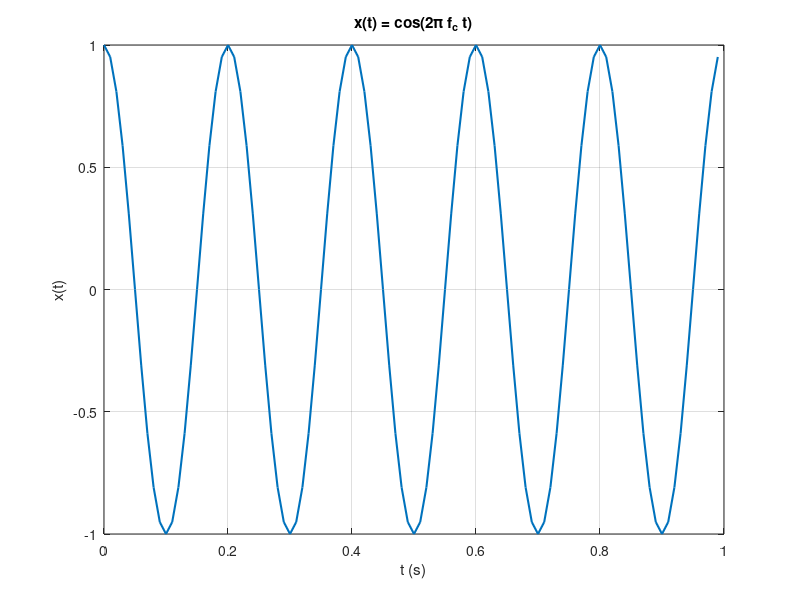
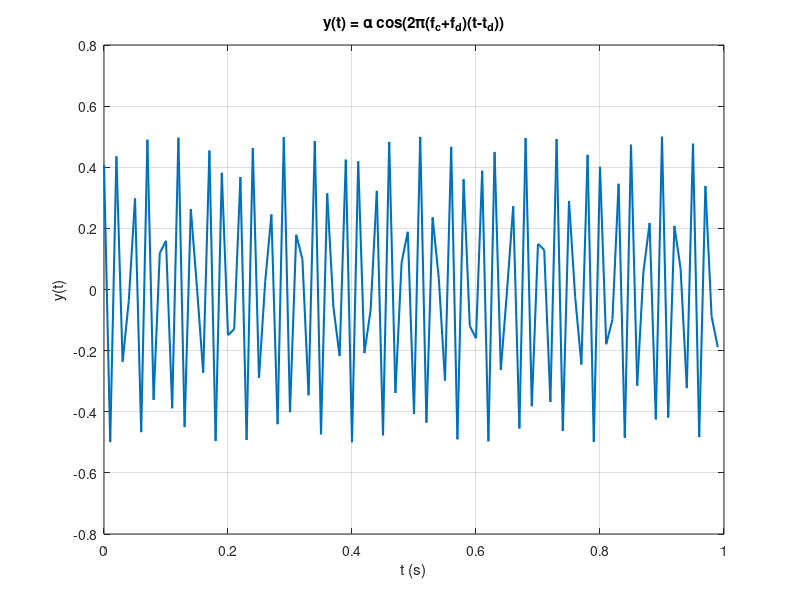
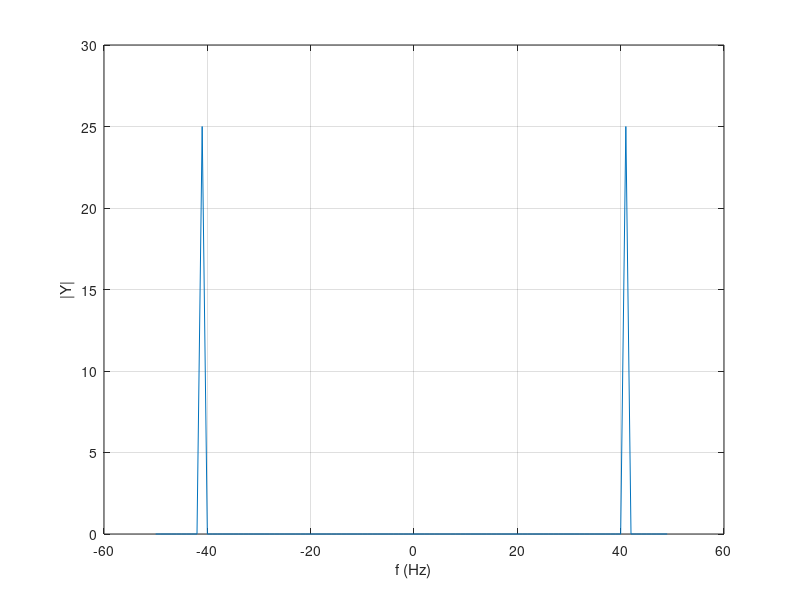
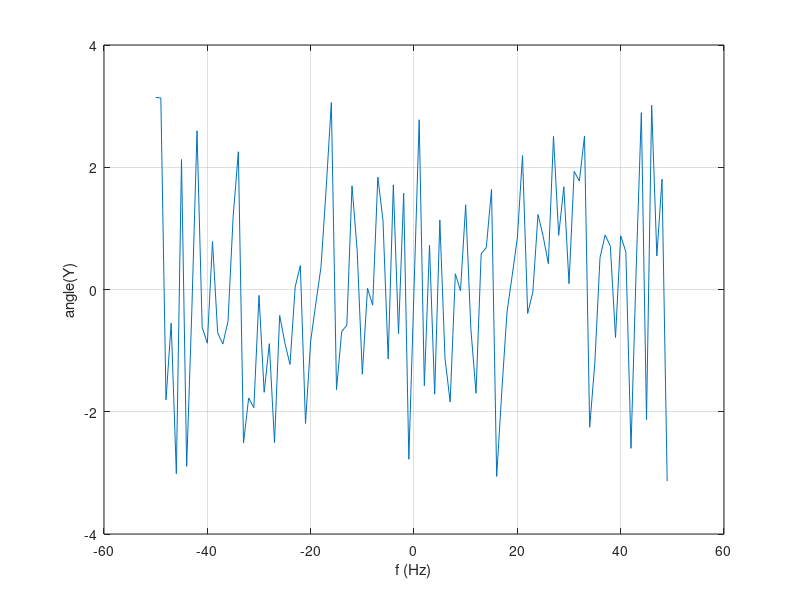

Source code (MATLAB) for these figures, in order: (Note: this script raises an error after producing the figures.)
%1.1
clc; clear; close all;

fc = 5;
fs = 100;
tstart = 0;
tend = 1;

Ts = 1/fs;
t = tstart : Ts : (tend - Ts);

x = cos(2*pi*fc*t);

figure;
plot(t, x, 'LineWidth', 1.5);
grid on;
xlabel('t (s)');
ylabel('x(t)');
title('x(t) = cos(2\pi f_c t)');





%1.2
fc = 5;
fs = 100;
tstart = 0;
tend = 1;

alpha = 0.5;
beta = 0.3;
V = 180;
R = 250;

c0 = 3e5;
rho = 2/c0;

fd = beta*V;
td = rho*R;

Ts = 1/fs;
t = tstart:Ts:(tend-Ts);

y = alpha*cos(2*pi*(fc+fd).*(t-td));

figure;
plot(t, y, 'LineWidth', 1.5);
grid on;
xlabel('t (s)');
ylabel('y(t)');
title('y(t) = \alpha cos(2\pi(f_c+f_d)(t-t_d))');






%1.3
fc = 5;
fs = 100;
T  = 1;

alpha = 0.5;
beta  = 0.3;

V0 = 180;
R0 = 250;

c0  = 3e5;
rho = 2/c0;

t  = 0:1/fs:(T-1/fs);
N  = numel(t);

fd0 = beta*V0;
td0 = rho*R0;

y = alpha*cos(2*pi*(fc+fd0).*(t-td0));

Y = fftshift(fft(y));
f = (-N/2:N/2-1)*(fs/N);

pos = find(f > 0);
[~,ii] = max(abs(Y(pos)));
k = pos(ii);
fpk = f(k);

cand = [fpk, fs-fpk];
if abs(cand(1)-cand(2)) < 1e-9
    cand = cand(1);
end

best.err = inf;

for f0 = cand
    C = [cos(2*pi*f0*t(:)) sin(2*pi*f0*t(:))];
    p = C\y(:);
    a = p(1); b = p(2);

    A   = hypot(a,b);
    phi = atan2(-b,a);

    td = mod(-phi/(2*pi*f0), 1/f0);

    yh = A*cos(2*pi*f0*(t-td));
    e  = mean((y - yh).^2);

    if e < best.err
        best.err = e;
        best.f   = f0;
        best.phi = phi;
        best.td  = td;
        best.A   = A;
    end
end

f_new   = best.f;
phi_new = best.phi;
t_d     = best.td;

V_hat = (f_new - fc)/beta;
R_hat = t_d/rho;

fprintf('f_new   = %.6f Hz\n', f_new);
fprintf('phi_new = %.6f rad\n', phi_new);
fprintf('t_d     = %.9f s\n', t_d);
fprintf('V_hat   = %.6f km/h\n', V_hat);
fprintf('R_hat   = %.6f km\n', R_hat);

figure; plot(f, abs(Y)); grid on; xlabel('f (Hz)'); ylabel('|Y|');
figure; plot(f, angle(Y)); grid on; xlabel('f (Hz)'); ylabel('angle(Y)');






%1.4
rng(1);

fc = 5;
fs = 120;
T  = 1;

alpha = 0.5;
beta  = 0.3;

Vtrue = 180;
Rtrue = 250;

c0  = 3e5;
rho = 2/c0;

t = 0:1/fs:(T-1/fs);

fd = beta*Vtrue;
td = rho*Rtrue;

y = alpha*cos(2*pi*(fc+fd).*(t-td));

sigRms = sqrt(mean(y.^2));
sigmaList = sigRms * [0 0.01 0.02 0.04 0.06 0.08 0.10 0.30 0.40 0.60 0.80 1.00 9.00];

out = zeros(numel(sigmaList), 6);

for i = 1:numel(sigmaList)
    sigma = sigmaList(i);

    yN = y + sigma*randn(size(y));

    [Vhat, Rhat, fnew, tdHat] = estVR_noalias(yN, t, fs, fc, beta, rho);

    eV = abs(Vhat - Vtrue)/abs(Vtrue);
    eR = abs(Rhat - Rtrue)/abs(Rtrue);

    out(i,:) = [sigma, Vhat, Rhat, eV, eR, fnew];
end

disp(array2table(out, 'VariableNames', {'sigma','V_hat','R_hat','relErrV','relErrR','f_new'}));

figure; plot(out(:,1), out(:,4), 'o-'); grid on;
xlabel('sigma'); ylabel('relErr(V)');

figure; plot(out(:,1), out(:,5), 'o-'); grid on;
xlabel('sigma'); ylabel('relErr(R)');

function [Vhat, Rhat, fnew, td] = estVR_noalias(y, t, fs, fc, beta, rho)
    N = numel(t);

    Y = fftshift(fft(y));
    f = (-N/2:N/2-1)*(fs/N);

    ip = find(f > 0);
    [~,im] = max(abs(Y(ip)));
    k = ip(im);

    fnew = f(k);
    if fnew < 1e-9
        fnew = 1e-9;
    end

    C = [cos(2*pi*fnew*t(:)) sin(2*pi*fnew*t(:))];
    p = C\y(:);

    a = p(1);
    b = p(2);

    A = hypot(a,b);
    phi = atan2(-b,a);

    td = mod(-phi/(2*pi*fnew), 1/fnew);

    Vhat = (fnew - fc)/beta;
    Rhat = td/rho;
end







%1.5
fc = 5;
fs = 100;
t = 0:1/fs:(1-1/fs);

beta = 0.3;

R1 = 250; V1 = 180; a1 = 0.5;
R2 = 200; V2 = 216; a2 = 0.6;

c0 = 3e5;
rho = 2/c0;

fd1 = beta*V1;
fd2 = beta*V2;

td1 = rho*R1;
td2 = rho*R2;

y = a1*cos(2*pi*(fc+fd1).*(t-td1)) + a2*cos(2*pi*(fc+fd2).*(t-td2));

figure;
plot(t, y, 'LineWidth', 1.5);
grid on;
xlabel('t (s)');
ylabel('y(t)');
title('Received signal: sum of two echoes');







%1.6
rng(1);

fc = 5;
fs = 100;
T  = 1;

beta = 0.3;

c0  = 3e5;
rho = 2/c0;

t = 0:1/fs:(T-1/fs);

R1 = 250; V1 = 180; A1 = 0.5;
R2 = 200; V2 = 216; A2 = 0.6;

fd1 = beta*V1;  td1 = rho*R1;
fd2 = beta*V2;  td2 = rho*R2;

y = A1*cos(2*pi*(fc+fd1).*(t-td1)) + A2*cos(2*pi*(fc+fd2).*(t-td2));

Nfft = 16384;

Y = fft(y, Nfft);
f = (0:Nfft/2)*fs/Nfft;
mag = abs(Y(1:Nfft/2+1));
mag(1) = 0;

pk = find(mag(2:end-1) > mag(1:end-2) & mag(2:end-1) >= mag(3:end)) + 1;
if numel(pk) < 2
    [~,ix] = sort(mag,'descend');
    pk = ix(1:2);
end

[~,ord] = sort(mag(pk),'descend');
pk = pk(ord);

k1 = pk(1);
k2 = pk(find(abs(pk - k1) >= 10, 1, 'first'));
if isempty(k2)
    k2 = pk(2);
end

df = fs/Nfft;

f1obs = quad_refine(f, mag, k1, df);
f2obs = quad_refine(f, mag, k2, df);

C = [cos(2*pi*f1obs*t(:)) sin(2*pi*f1obs*t(:)) cos(2*pi*f2obs*t(:)) sin(2*pi*f2obs*t(:))];
p = C\y(:);

a1 = p(1); b1 = p(2);
a2 = p(3); b2 = p(4);

phi1 = atan2(-b1,a1);
phi2 = atan2(-b2,a2);

[f1, td1h, V1h, R1h] = decode_one(f1obs, phi1, fs, fc, beta, rho);
[f2, td2h, V2h, R2h] = decode_one(f2obs, phi2, fs, fc, beta, rho);

if V2h > V1h
    [f1,f2] = deal(f2,f1);
    [td1h,td2h] = deal(td2h,td1h);
    [V1h,V2h] = deal(V2h,V1h);
    [R1h,R2h] = deal(R2h,R1h);
end

fprintf('Target 1: f=%.4f Hz, td=%.6f s, V=%.3f, R=%.3f\n', f1, td1h, V1h, R1h);
fprintf('Target 2: f=%.4f Hz, td=%.6f s, V=%.3f, R=%.3f\n', f2, td2h, V2h, R2h);

figure; plot(f, mag, 'LineWidth', 1.1); grid on;
xlabel('f (Hz)'); ylabel('|Y|');

figure; plot(t, y, 'LineWidth', 1.1); grid on;
xlabel('t (s)'); ylabel('y(t)');

function f0 = quad_refine(f, mag, k, df)
    if k <= 1 || k >= numel(mag)
        f0 = f(k);
        return;
    end
    m1 = mag(k-1); m0 = mag(k); m2 = mag(k+1);
    den = (m1 - 2*m0 + m2);
    if abs(den) < 1e-12
        d = 0;
    else
        d = 0.5*(m1 - m2)/den;
    end
    f0 = f(k) + d*df;
end

function [ftrue, td, V, R] = decode_one(fobs, phi, fs, fc, beta, rho)
    fA = fobs;
    tdA = mod(-phi/(2*pi*fA), 1/fA);
    VA = (fA - fc)/beta;
    RA = tdA/rho;

    fB = fs - fobs;
    tdB = mod(+phi/(2*pi*fB), 1/fB);
    VB = (fB - fc)/beta;
    RB = tdB/rho;

    if (RB < RA) && (VB > 0)
        ftrue = fB; td = tdB; V = VB; R = RB;
    else
        ftrue = fA; td = tdA; V = VA; R = RA;
    end
end
